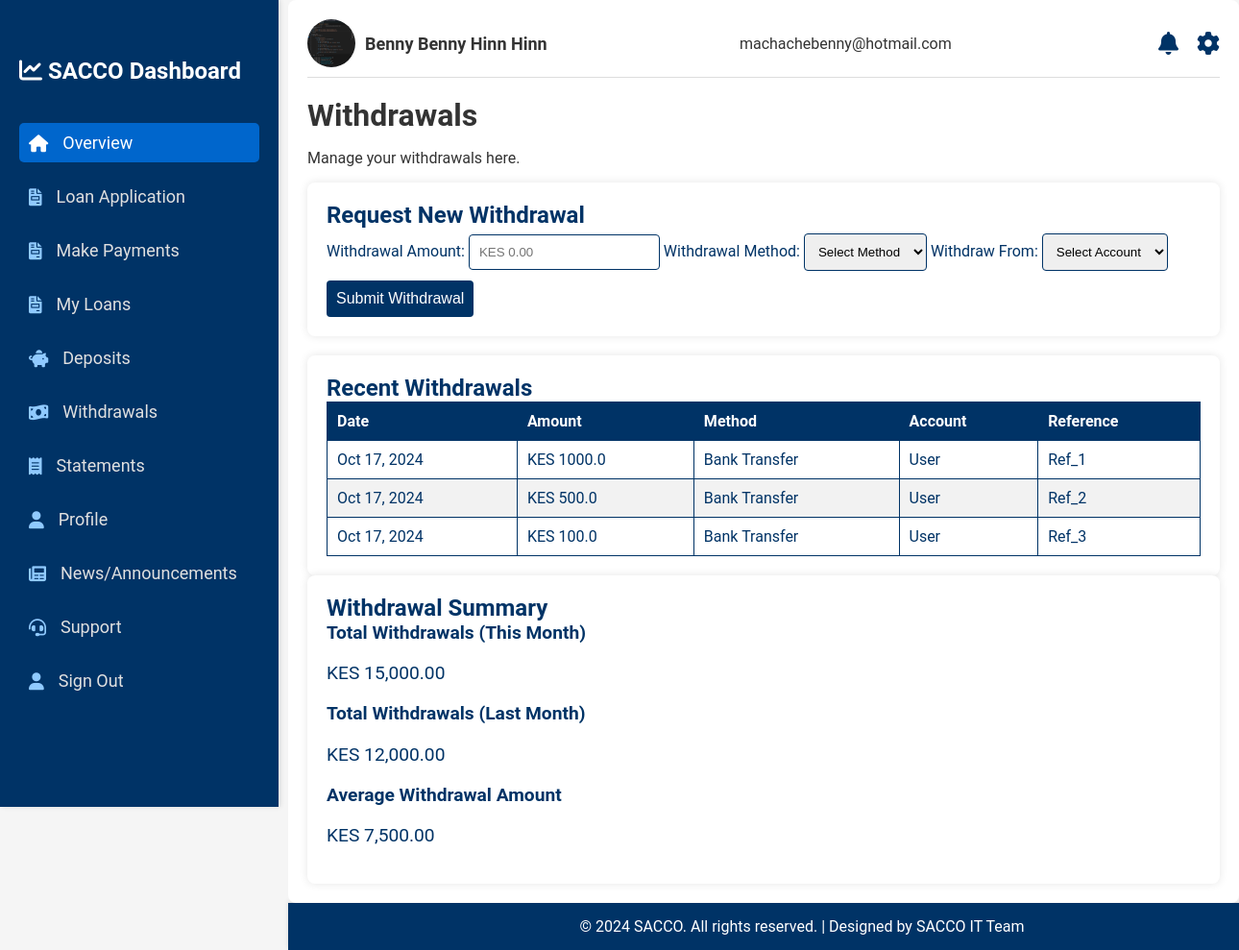
/withdrawals (signed in), run on the app's committed database.
### main_app/models.py (models this page shows, shortened)
class User_personalData(db.Model):
    id = db.Column(db.Integer, primary_key=True)
    user_id = db.Column(db.String, db.ForeignKey('user.user_id'), nullable=False)  # Foreign Key
    user = db.relationship('User', back_populates='personal_data', lazy=True)
    surname = db.Column(db.String(30), nullable=False)
    other_names = db.Column(db.String(120), nullable=False)
    income = db.Column(db.Float, nullable=False)
    dob = db.Column(db.String(20), nullable=False)
    id_number = db.Column(db.Integer, unique=True, nullable=False)
    telephone_no = db.Column(db.String(20), unique=True, nullable=False)
    address = db.Column(db.String(50), nullable=False)
    postal_code= db.Column(db.Integer, nullable=False)
    gender= db.Column(db.String(5), nullable=False)
    user_profile = db.Column(db.String(20), nullable=False, default="user.jpeg")
    id_profile = db.Column(db.String(20), nullable=False, default="user.jpeg")

class User(db.Model, UserMixin):
    user_id = db.Column(db.String(10), primary_key=True)
    username = db.Column(db.String(30), unique=True, nullable=False)
    email = db.Column(db.String(120), unique=True, nullable=False)
    role = db.Column(db.String(6), nullable=False)
    password = db.Column(db.String, nullable=False)
    personal_data = db.relationship('User_personalData', back_populates='user', uselist=False)
    personal_loan = db.relationship("Loan", back_populates="loan_user", uselist=False)
    account = db.relationship('Account', back_populates='user')
    withdrawals = db.relationship('Withdrawals', back_populates='user')
    deposits = db.relationship('Deposit', back_populates='user')

class Withdrawals(db.Model):
    id = db.Column(db.Integer, primary_key=True)
    user_id = db.Column(db.Integer, db.ForeignKey('user.user_id'), nullable=False)
    user = db.relationship('User', back_populates='withdrawals')
    amount = db.Column(db.Float, nullable=False)
    withdrawal_method = db.Column(db.String(50), nullable=False)
    account_type = db.Column(db.String(50), nullable=False)
    transaction_fee = db.Column(db.Float, nullable=False)
    total_deducted = db.Column(db.Float, nullable=False)
    reference_no = db.Column(db.String(100), unique=True, nullable=False)
    created_at = db.Column(db.DateTime, default=datetime.now())

### main_app/routes.py (the view)
@app.route("/withdrawals", methods=['POST', 'GET'])
@login_required
def withdrawals():
    withdrawals_list = []  # Initialize an empty list for displaying withdrawals
    if request.method == 'POST':
        if 'amount' in request.form and 'withdrawal_method' in request.form and 'account' in request.form:
            try:
                withdrawal_amount = float(request.form['amount'])
                withdrawal_method = request.form['withdrawal_method']
                account_type = request.form['account']
                reference_no = f'Ref_{get_next_with_ref_id()}'
                transaction_fee = 0.02 * withdrawal_amount
                total_deducted = withdrawal_amount + transaction_fee
                user_account = Account.query.filter_by(user_id=current_user.user_id).first()
                if user_account is None:
                    flash("Account not found.", "error")
                    return redirect(url_for('withdrawals'))
                if user_account.balance >= total_deducted:
                    user_account.balance -= total_deducted
                    withdrawal = Withdrawals(
                        user_id=current_user.user_id,
                        amount=withdrawal_amount,
                        withdrawal_method=withdrawal_method,
                        account_type=account_type,
                        transaction_fee=transaction_fee,
                        total_deducted=total_deducted,
                        reference_no=reference_no
                    )
                    db.session.add(withdrawal)
                    db.session.commit()
                    flash("Withdrawal processed successfully!", "success")
                else:
                    flash("Insufficient funds for this withdrawal.", "error")
            except Exception as e:
                db.session.rollback()  # Roll back if there's an error
                flash(f"An error occurred during the withdrawal: {str(e)}", "danger")
    elif request.method == 'GET':
        withdrawals = []
        try:
            withdrawals = Withdrawals.query.filter_by(user_id=current_user.user_id).all()
            if not withdrawals:
                flash('No Withdrawal have been processed yet.', 'info')
        except Exception as e:
            flash(f'An error occurred while fetching withdrawals: {str(e)}', 'danger')
        print(f"withdrawals={withdrawals}")
    withdrawals_list = Withdrawals.query.filter_by(user_id=current_user.user_id).all()
    return render_template("user/withdrawals.html", title="Withdraw | SACCO Dashboard", withdrawals=withdrawals_list)

### main_app/models.py (called while the page is built)
@login_manager.user_loader
def load_user(user_id):
    user_id = str(user_id)
    if user_id.startswith('user_'):
        return User.query.get(user_id)
    elif user_id.startswith('admin_'):
        return Admin.query.get(user_id)
    return None  # Return None if no user/admin is found

### main_app/templates/user/withdrawals.html (shortened to what this page needs)
{% extends "user/layout.html" %}
{% block content %}
  <div class="withdrawals">
    <h1>Withdrawals</h1>
    <p>Manage your withdrawals here.</p>
    <div class="withdrawal-form">
        <h2>Request New Withdrawal</h2>
        <form action="{{ url_for('withdrawals') }}" method="post">
            <label for="amount">Withdrawal Amount:</label>
            <input type="text" id="amount" name="amount" placeholder="KES 0.00" required>
            <label for="withdrawal-method">Withdrawal Method:</label>
            <select id="withdrawal_method" name="withdrawal_method" required>
                <option value="">Select Method</option>
            </select>
            <label for="account">Withdraw From:</label>
            <select id="account" name="account" required>
                <option value="">Select Account</option>
            </select>
            <button type="submit">Submit Withdrawal</button>
        </form>
    </div>
    <div class="recent-withdrawals">
        <h2>Recent Withdrawals</h2>
        <table>
            <thead>
                <tr>
                    <th>Date</th>
                    <th>Amount</th>
                    <th>Method</th>
                    <th>Account</th>
                    <th>Reference</th>
                </tr>
            </thead>
            <tbody>
                {% if withdrawals %}
                    {% for withdrawal in withdrawals %}
                        <tr>
                            <td>{{ withdrawal.created_at.strftime('%b %d, %Y') }}</td>
                            <td>KES {{ withdrawal.amount }}</td>
                            <td>
                                {% if withdrawal.withdrawal_method == 'bank_transfer' %}
                                    Bank Transfer
                                {% elif withdrawal.withdrawal_method == 'mobile_money' %}
                                    Mobile Money
                                {% elif withdrawal.withdrawal_method == 'cash' %}
                                    Cash
                                {% else %}
                                    Unknown Method
                                {% endif %}
                            </td>
                            <td>{{ withdrawal.account_type }}</td>
                            <td>{{ withdrawal.reference_no }}</td>
                        </tr>
                    {% endfor %}
                {% else %}
                <tr>
                    <td colspan="5">No withdrawals found.</td>
                </tr>
                {% endif %}
            </tbody>
        </table>
    </div>
    <div class="withdrawal-summary">
        <h2>Withdrawal Summary</h2>
        <div class="summary-item">
            <h3>Total Withdrawals (This Month)</h3>
            <p>KES 15,000.00</p>
        </div>
        <div class="summary-item">
            <h3>Total Withdrawals (Last Month)</h3>
            <p>KES 12,000.00</p>
        </div>
        <div class="summary-item">
            <h3>Average Withdrawal Amount</h3>
            <p>KES 7,500.00</p>
        </div>
    </div>
</div>
{% endblock content %}

### main_app/templates/user/layout.html (shortened to what this page needs)
<!DOCTYPE html>
<html lang="en">
<head>
    {% block head %}
    <link rel="stylesheet" href="{{ url_for('static', filename='/css/styles.css') }}">
    <link rel="stylesheet" href="https://cdnjs.cloudflare.com/ajax/libs/font-awesome/6.0.0-beta3/css/all.min.css">
    {% endblock %}
</head>
<body>
    <div class="dashboard">
        <div class="sidebar">
            <h2><i class="fas fa-chart-line"></i> SACCO Dashboard</h2>
                <ul>
                    <li><a href="{{ url_for('home') }}" class="active"><i class="fas fa-home"></i> Overview</a></li>
                    <li><a href="{{ url_for('application') }}"><i class="fas fa-file-invoice"></i> Loan Application</a></li>
                    <li><a href="{{ url_for('repay_loan') }}"><i class="fas fa-file-invoice"></i> Make Payments </a></li>
                    <li><a href="{{ url_for('loan_application_status') }}"><i class="fas fa-file-invoice"></i> My Loans </a></li>
                    <li><a href="{{ url_for('deposit') }}"><i class="fas fa-piggy-bank"></i> Deposits</a></li>
                    <li><a href="{{ url_for('withdrawals') }}"><i class="fas fa-money-bill-wave"></i> Withdrawals</a></li>
                    <li><a href="{{ url_for('statements') }}"><i class="fas fa-receipt"></i> Statements</a></li>
                    <li><a href="{{ url_for('profile') }}"><i class="fas fa-user"></i> Profile</a></li>
                    <li><a href="{{ url_for('news') }}"><i class="fas fa-newspaper"></i> News/Announcements</a></li>
                    <li><a href="{{ url_for('support') }}"><i class="fas fa-headset"></i> Support</a></li>
                    <li><a href="{{ url_for('logout') }}"><i class="fas fa-user"></i> Sign Out</a></li>
                </ul>
        </div>
        <div class="main-content">
            <header>
                <div class="user-info">
                    {% if current_user.personal_data %}
                    <img src="{{ url_for('static', filename='assets/' + current_user.personal_data.user_profile) }}"
                        alt="User" class="user-icon">
                    {% else %}
                    <img src="{{ url_for('static', filename='assets/user.jpeg') }}" alt="User" class="user-icon">
                    {% endif %}
                    {% if current_user.personal_data %}
                    <span class="user-name">{{ current_user.personal_data.other_names ~ ' ' ~ current_user.personal_data.surname }}</span>
                    {% else %}
                    <span class="user-name">{{ current_user.username }}</span>
                    {% endif %}
                </div>
                <div class="user-email">{{ current_user.email }}</div>
                <div class="header-icons">
                    <i class="notification-icon fas fa-bell" onclick="showNotificationPopup()"></i>
                    <i class="settings-icon fas fa-cog"></i>
                </div>
            </header>
            {% block content %}{% endblock %}
        </div>
    </div>
    <footer>
        <p>© 2024 SACCO. All rights reserved. | Designed by SACCO IT Team</p>
    </footer>
</body>
</html>

### main_app/static/css/styles.css (style rules this page uses)
body { font-family: 'Roboto', sans-serif; margin: 0; padding: 0; color: #333; background-color: #f5f5f5; }
a { text-decoration: none; color: inherit; }
h1, h2, h3, h4, h5, h6 { margin: 0; padding: 0; }
.dashboard { display: flex; min-height: 100vh; }
.sidebar { width: 250px; background-color: #003366; color: #fff; height: 100vh; padding: 20px; box-shadow: 2px 0 5px rgba(0, 0, 0, 0.1); position: fixed; top: 0; left: 0; transition: width 0.3s ease; }
.sidebar h2 { margin-top: 40px; font-size: 24px; margin-bottom: 40px; }
.sidebar ul { list-style: none; padding: 0; }
.sidebar ul li { margin: 15px 0; }
.sidebar ul li a { color: #e0e0e0; font-size: 18px; display: flex; align-items: center; padding: 10px; border-radius: 5px; transition: background-color 0.3s ease, color 0.3s ease; }
.sidebar ul li a i { margin-right: 15px; color: #90caff; }
.sidebar ul li a.active { background-color: #0066cc; color: #fff; }
.sidebar ul li a.active i { color: #fff; }
.main-content { flex-grow: 1; margin-left: 300px; padding: 20px; background-color: #fff; border-radius: 8px; }
header { display: flex; justify-content: space-between; align-items: center; margin-bottom: 20px; border-bottom: 1px solid #ddd; padding-bottom: 10px; }
.user-info { display: flex; align-items: center; }
.user-info .user-icon { width: 50px; height: 50px; border-radius: 50%; margin-right: 10px; }
.user-info .user-name { font-size: 18px; font-weight: bold; }
.header-icons i { font-size: 24px; margin-left: 15px; cursor: pointer; color: #003366; transition: color 0.3s ease, transform 0.3s ease; }
footer { background-color: #003366; color: #fff; text-align: center; padding: 15px; margin-left: 300px; width: calc(100% - 250px); bottom: 0; left: 250px; box-shadow: 0 -2px 5px rgba(0, 0, 0, 0.1); transition: left 0.3s ease, width 0.3s ease; }
footer p { margin: 0; }
button { padding: 12px 20px; background-color: #003366; color: #fff; border: none; border-radius: 8px; cursor: pointer; font-size: 16px; transition: background-color 0.3s ease; }
.summary-item { margin-bottom: 15px; }
.summary-item h3 { font-size: 1.2rem; margin: 0; }
.summary-item p { font-size: 1.5rem; color: #007bff; }
.withdrawal-form { background-color: #ffffff; border-radius: 8px; box-shadow: 0 0 10px rgba(0, 0, 0, 0.1); padding: 20px; margin-bottom: 20px; }
.withdrawal-form h2 { margin-top: 0; color: #003366; }
.withdrawal-form label { margin-top: 10px; color: #003366; }
.withdrawal-form input, .withdrawal-form select { padding: 10px; margin-top: 5px; border: 1px solid #003366; border-radius: 4px; }
.withdrawal-form button { margin-top: 10px; padding: 10px; border: none; border-radius: 4px; background-color: #003366; color: #ffffff; cursor: pointer; font-size: 1em; }
.recent-withdrawals { background-color: #ffffff; border-radius: 8px; box-shadow: 0 0 10px rgba(0, 0, 0, 0.1); padding: 20px; }
.recent-withdrawals h2 { margin-top: 0; color: #003366; }
.recent-withdrawals table { width: 100%; border-collapse: collapse; }
.recent-withdrawals th, .recent-withdrawals td { padding: 10px; text-align: left; border: 1px solid #003366; }
.recent-withdrawals th { background-color: #003366; color: #ffffff; }
.recent-withdrawals tr:nth-child(even) { background-color: #f2f2f2; }
.recent-withdrawals td { color: #003366; }
.withdrawal-summary { background-color: #ffffff; border-radius: 8px; box-shadow: 0 0 10px rgba(0, 0, 0, 0.1); padding: 20px; }
.withdrawal-summary h2 { margin-top: 0; color: #003366; }
.withdrawal-summary .summary-item { margin-bottom: 15px; }
.withdrawal-summary h3 { margin-top: 0; color: #003366; }
.withdrawal-summary p { font-size: 1.2em; color: #003366; }

### data on the page
User_personalData: user_profile (picture), personal_data "Benny Benny Hinn Hinn"
User: email "machachebenny@hotmail.com"
Withdrawals: created_at "Oct 17, 2024", amount "1000.0", withdrawal_method "Bank Transfer", account_type "User", reference_no "Ref_1"
Withdrawals: created_at "Oct 17, 2024", amount "500.0", withdrawal_method "Bank Transfer", account_type "User", reference_no "Ref_2"
Withdrawals: created_at "Oct 17, 2024", amount "100.0", withdrawal_method "Bank Transfer", account_type "User", reference_no "Ref_3"
